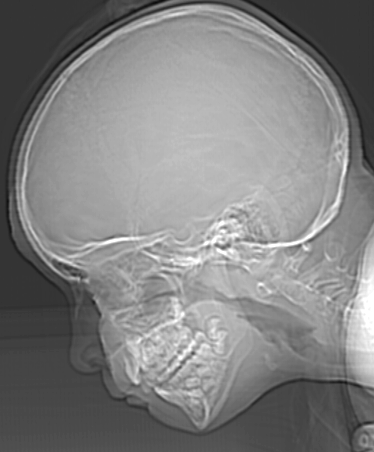
#> input picture Lab01 - Sampling and Quantization/ctskull-256.tif, 374 x 452 px
$ jupyter execute --allow-errors lab01.ipynb
#> lines starting #> are read from the running program, lines starting #| are printed output that depends on the picture; after the words box and inside, x2 and y2 are one past the last pixel; in counts of white or black regions, pixels touching at a corner belong together
**Processamento Digital de Imagens**

Prática de Amostragem e Quantização

Instruções:
Utilize python e a biblioteca OpenCV para abertura das imagens.

1)	Utilizando imagem relogio.tif e faça uma reamostragem de seus pixels para 300, 150 e 72 dpi. Sabe-se que a imagem original possui 1250 dpi. Fazer os cálculos por meio do seu algortimo. Não usar o opencv para a conversão

[cell 1]
# type your code here
# Python code to read image

import cv2
import matplotlib.pyplot as plt
import numpy as np
import math

img = cv2.imread("relogio.tif", cv2.IMREAD_GRAYSCALE)

# plt.imshow(img, cmap='gray', vmin=0, vmax=255)

currDPI = 1250
newDPI = 300

#> (the rest of this cell did not finish here and is left out)

2)	Utilizando a imagem ctskull-256.tif, refaça a quantização de seus pixels utilizando de 7 a 1 bit(s) por pixel.  Fazer os cálculos por meio do seu algortimo. Não usar o opencv para a conversão

[cell 2]
import cv2
import matplotlib.pyplot as plt
import numpy as np

img = cv2.imread("ctskull-256.tif", cv2.IMREAD_GRAYSCALE)
#> img is the input picture: shape (452, 374); min 12, max 255, mean 129.4

plt.imshow(img, cmap='gray', vmin=0, vmax=255);

print('Tamanho da imagem : ',img.shape)
#| Tamanho da imagem :  (452, 374)
# convertendo para 300dpi

linhas = img.shape[0]
#> linhas = 452
colunas = img.shape[1];
#> colunas = 374

# Com esse parâmetro configura-se o número de bits da imagem
numeroDeBits = 2
distanciaEntreAmostras = 256/numeroDeBits

#Pega a nova paleta de cores
amostra = []
for i in range(0,numeroDeBits):
    amostra.append(int(distanciaEntreAmostras*i))


print(amostra)

for i in range(0, linhas):
    for j in range(0, colunas):
        if(numeroDeBits == 2):
            if(img[i,j] < 128):
                img[i,j] = 0
            else:
                img[i,j] = 255
        else:
            novoValor = 0
            for a in amostra:
                if(a <= img[i,j]):
                    novoValor = a
                else:
                    break
            img[i,j] = novoValor
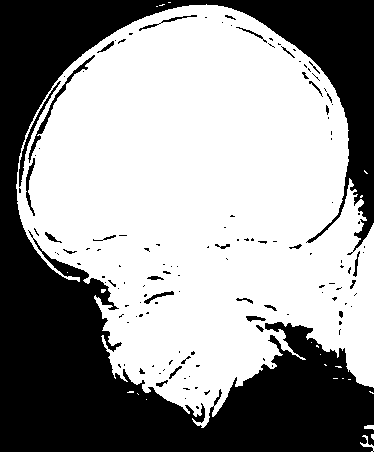
#> img: shape (452, 374); 59.7% white; 134 black regions (103 under 20 px), largest, box (x1, y1, x2, y2) and area: (0, 0, 374, 452) 65430, (28, 55, 95, 163) 449, (19, 81, 61, 187) 349


plt.imshow(img, cmap='gray', vmin=0, vmax=255);
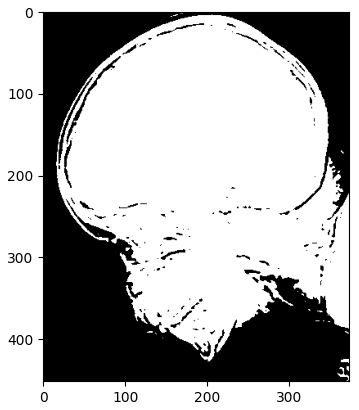
#> figure drawn by matplotlib, 1 panel
